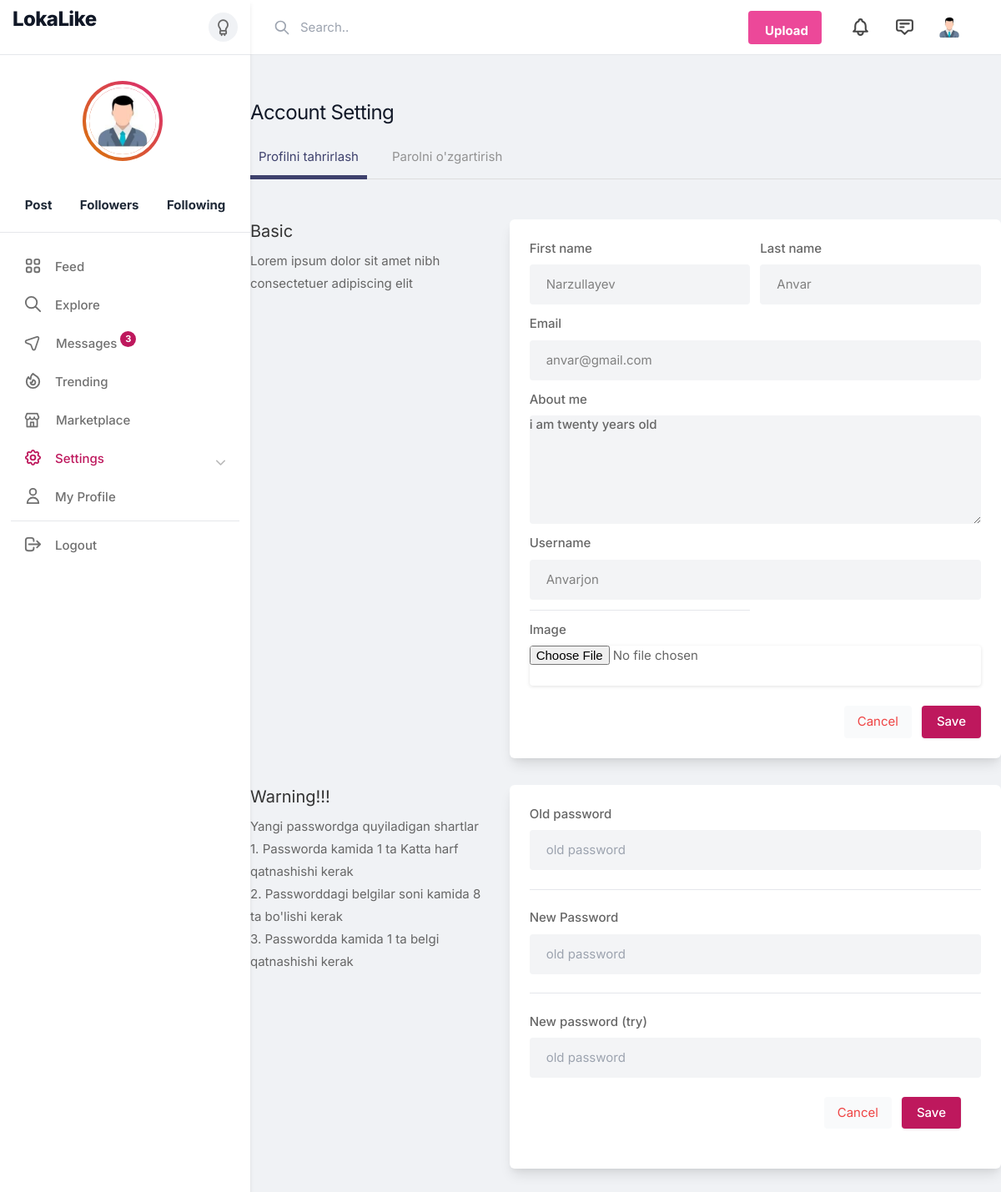
Screenshot of /settings/Anvarjon with the database file from the repository.
### instagramUser/models/instaUsers.py (models this page shows, shortened)
class Profile(AbstractUser):
    bio = models.TextField(max_length=100,blank=True, null=True)
    img = models.ImageField(upload_to='users/', blank=True, null=True)
    phone = models.CharField(max_length = 20, blank=True, null=True)
    followers = models.IntegerField(default=0)
    followings = models.IntegerField(default=0)
    like_count  = models.IntegerField(default=0)

### instagramUser/views.py (the view)
# urls.py: path('settings/<slug:username>',settings,name = 'settings')
def settings(request, username):
    user = Profile.objects.get(username = username)
    if request.method == 'POST':
        form_password = PasswordChangeForm(user=request.user, data=request.POST)
        form = UserProfilForm(request.POST,request.FILES, instance=user)
        if form_password.is_valid():
            form_password.save()
            update_session_auth_hash(request, form_password.user)
            return redirect('profile', username = user.username)
        if form.is_valid():
            form.save()
            return redirect('profile', username = user.username)
    else:
        form = UserProfilForm(instance=user)
        form_password = PasswordChangeForm(user=request.user)
    return render(request, 'settings.html', {'form': form,'form1':form_password})

### instagramUser/forms.py
class UserProfilForm(UserChangeForm):
    class Meta(UserChangeForm):
        model = Profile
        fields = ('username', 'first_name', 'last_name', 'email','password', 'bio','img')

### instagramUser/templates/settings.html (shortened to what this page needs)
{% extends 'instagram/base.html' %}
{% load static %}
{% load widget_tweaks %}
{% block content %}
    <div class="container m-auto">
        <h1 class="text-2xl leading-none text-gray-900 tracking-tight mt-3"> Account Setting </h1>
        <ul class="mt-5 -mr-3 flex-nowrap lg:overflow-hidden overflow-x-scroll uk-tab">
            <li class="uk-active">
                <a class="nav-link active" id="edit-profile-tab" data-toggle="tab" href="#edit-profile" role="tab" aria-controls="edit-profile" aria-selected="true">Profilni tahrirlash</a>
            </li>
            <li>
                <a class="nav-link" id="change-password-tab" data-toggle="tab" href="#change-password" role="tab" aria-controls="change-password" aria-selected="false">Parolni o'zgartirish</a>
            </li>
        </ul>
        <div class="grid lg:grid-cols-3 mt-12 gap-8">
            <div>
                <h3 class="text-xl mb-2"> Basic</h3>
                <p> Lorem ipsum dolor sit amet nibh consectetuer adipiscing elit</p>
            </div>
            <div class="bg-white rounded-md lg:shadow-lg shadow col-span-2">
                <form method="POST" enctype="multipart/form-data">
                    <div class="grid grid-cols-2 gap-3 lg:p-6 p-4" id="edit-profile">
                        <div>
                            <label for=""> First name</label>
                            {% render_field form.first_name type="text" placeholder="Your name.." class="shadow-none bg-gray-100" %}
                        </div>
                        <div>
                            <label for=""> Last name</label>
                            {% render_field form.last_name  type="text" placeholder="Your name.." class="shadow-none bg-gray-100" %}
                        </div>
                        <div class="col-span-2">
                            <label for=""> Email</label>
                            {% render_field form.email type="email" placeholder="Your email.." class="shadow-none bg-gray-100" %}
                        </div>
                        <div class="col-span-2">
                            <label for="about">About me</label>
                            {% render_field form.bio id="about" name="about" rows="3"  class="shadow-none bg-gray-100" %}
                        </div>
                        <div class="col-span-2">
                            <label for=""> Username</label>
                            {% render_field form.username type="text" placeholder="" class="shadow-none bg-gray-100" %}
                        </div>
                        <hr>
                        <div class="img-upload col-span-2">
                            <label for="img">Image</label>
                            {% render_field form.img %}
                        </div>
                    </div>
                    <div class="bg-gray-10 p-6 pt-0 flex justify-end space-x-3">
                        <button class="p-2 px-4 rounded bg-gray-50 text-red-500"> Cancel </button>
                        <button type="submit" class="button bg-blue-700"> Save </button>
                    </div>
                </form>
            </div>
            <div>
                <h3 class="text-xl mb-2"> Warning!!!</h3>
                <p> Yangi passwordga quyiladigan shartlar</p>
                <p> 1. Passworda kamida 1 ta Katta harf qatnashishi kerak</p>
                <p> 2. Passworddagi belgilar soni kamida 8 ta bo'lishi kerak</p>
                <p> 3. Passwordda kamida 1 ta belgi qatnashishi kerak</p>
            </div>
            <div class="bg-white rounded-md lg:shadow-lg shadow lg:p-6 p-4 col-span-2">
                <form method="POST">
                    <div>
                        <label for="old_password">Old password</label>
                        {% render_field form1.old_password placeholder="old password" name="old_password" class="shadow-none bg-gray-100" %}
                    </div><br><hr><br>
                    <div>
                        <label for="new_password1">New Password</label>
                        {% render_field form1.new_password1 placeholder="old password" name="new_password1" class="shadow-none bg-gray-100" %}
                    </div><br><hr><br>
                    <div>
                        <label for="new_password2">New password (try)</label>
                        {% render_field form1.new_password2 name="new_password2" placeholder="old password" class="shadow-none bg-gray-100" %}
                    </div>
                    <br>
                    <div class="bg-gray-10 p-6 pt-0 flex justify-end space-x-3">
                        <button class="p-2 px-4 rounded bg-gray-50 text-red-500"> Cancel </button>
                        <button type="submit" class="button bg-blue-700"> Save </button>
                    </div>
                </form>
            </div>
        </div>
    </div>
{% endblock %}

### static/css/style.css (style rules this page uses)
button { vertical-align: middle; }
span.button, button.button { background-color: #be185d; top: 0; color: #fff; position: relative; padding: 8px 18px; line-height: 22px; position: relative; font-weight: 500; font-size: 15px; display: inline-block; -webkit-transition: all 0.2s ease-in-out; transition: all 0.2s ease-in-out; cursor: pointer; overflow: hidden; border: none; border-radius: 4px; -webkit-box-shadow: 0 1px 3px rgba(0, 0, 0, 0.1); box-shadow: 0 1px 3px rgba(0, 0, 0, 0.1); }
input { height: 48px; line-height: 48px; padding: 0 20px; outline: none; font-size: 15px; color: #808080; max-width: 100%; width: 100%; -webkit-box-sizing: border-box; box-sizing: border-box; display: block; font-weight: 400; opacity: 1; border-radius: 4px; border: none; -webkit-box-shadow: 0 1px 4px 0px rgba(0, 0, 0, 0.12); box-shadow: 0 1px 4px 0px rgba(0, 0, 0, 0.12); }
input[type="text"], input[type="password"], input[type="email"], input[type="number"] { height: 48px; line-height: 48px; padding: 0 20px; outline: none; font-size: 15px; color: #808080; max-width: 100%; width: 100%; -webkit-box-sizing: border-box; box-sizing: border-box; display: block; font-weight: 400; opacity: 1; border-radius: 4px; border: none; -webkit-box-shadow: 0 1px 4px 0px rgba(0, 0, 0, 0.12); box-shadow: 0 1px 4px 0px rgba(0, 0, 0, 0.12); }
textarea { height: 48px; line-height: 48px; padding: 0 20px; outline: none; font-size: 15px; color: #808080; margin: 0 0 16px 0; max-width: 100%; width: 100%; -webkit-box-sizing: border-box; box-sizing: border-box; display: block; background-color: #fff; font-weight: 500; opacity: 1; border-radius: 4px; border: none; -webkit-box-shadow: 0 1px 4px 0px rgba(0, 0, 0, 0.12); box-shadow: 0 1px 4px 0px rgba(0, 0, 0, 0.12); }
input { -webkit-transition: all 0.1s ease-in-out; transition: all 0.1s ease-in-out; }
::placeholder { color: #808080; opacity: 1; }
textarea { height: auto; line-height: 27px; padding: 20px; min-height: 130px; -webkit-transition: none !important; transition: none !important; min-width: 100%; }
label, legend { display: block; font-weight: bold; font-size: 15px; font-weight: 500; margin-bottom: 8px; }
button { border: none; margin: 0; padding: 0; width: auto; overflow: visible; background: transparent; color: inherit; font: inherit; line-height: normal; cursor: pointer; }
button { outline: none !important; }
body { color: #666; font-size: 15px; line-height: 27px; background-color: #f0f2f5; font-family: "Inter", sans-serif; text-transform: none; }
body p { font-size: 15px; line-height: 27px; }
h1, h2, h3, h4, h5, h6 { font-family: "Inter", sans-serif; text-transform: none; }
input[type="text"], input[type="password"], input[type="email"] { font-family: "Inter", sans-serif; text-transform: none; }
textarea, select { font-family: "Inter", sans-serif; text-transform: none; }
button, body .pac-container { font-family: "Inter", sans-serif; text-transform: none; }
h1, h2, h3, h4, h5, h6 { color: #333; font-weight: 500; margin: 0; padding: 0; }
h1 { font-size: 32px; }
h3 { font-size: 22px; }
@media (min-width: 1024px) { .container { max-width: 900px !important; padding-top: 45px; } }
.shadow-none { -webkit-box-shadow: none !important; box-shadow: none !important; }

### rows the page displays
Profile: first_name "Narzullayev", last_name "Anvar", email "anvar@gmail.com", bio "i am twenty years old", username "Anvarjon"
